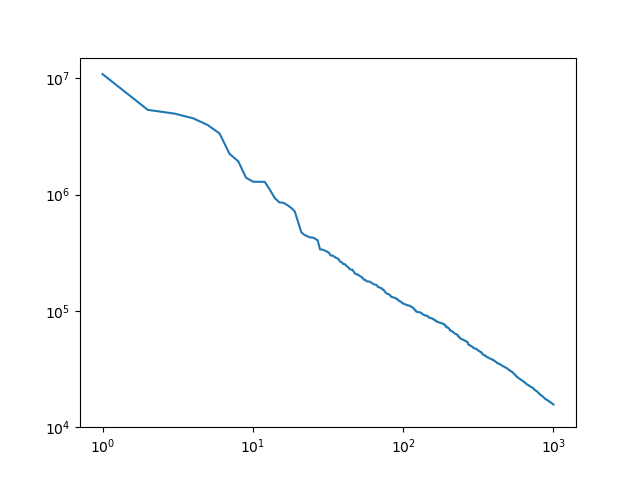

Recreate this plot in Python.
import pandas as pd
import numpy as np
import matplotlib.pyplot as plt
import sys

# wc파일에서 받은 값을 하나하나 받아와 dataframe으로 만들고 진행 추후 그림그리기 편하게. 
data = []
i = 0
for line in sys.stdin:
    if i == 1:
        print(line)
        i += 1
    data.append(line.strip().split('\t'))
    

word_df = pd.DataFrame(data,columns=['count','word'])
word_df['count'] = word_df['count'].astype('int64')
word_df['log_count'] = np.log10(word_df['count'])
word_df = word_df.reset_index()
word_df['index'] = word_df['index'] + 1
word_df['log_index'] = np.log10(word_df['index'])

plt.plot(word_df['log_index'], word_df['log_count'])
plt.yticks([4,5,6,7],['$10^{4}$','$10^{5}$','$10^{6}$','$10^{7}$'])
plt.xticks([0,1,2,3],['$10^{0}$','$10^{1}$','$10^{2}$','$10^{3}$'])
plt.savefig('h01_김태현_20152640_plot.png')


slope = (word_df.loc[0,'log_count'] - word_df.loc[999,'log_count'] )/(word_df.loc[0,'log_index'] - word_df.loc[999,'log_index'] )
intercept = word_df.loc[0,'log_count'] + slope * word_df.loc[0,'log_index']

c = 10**intercept
s = (intercept - word_df.loc[999,'log_count'])/np.log10(999)

print("C의 값은 약:")
print(sys.stdout.write(str(c)))
print("S 의 값은 약: ")
print( sys.stdout.write(str(s)))
